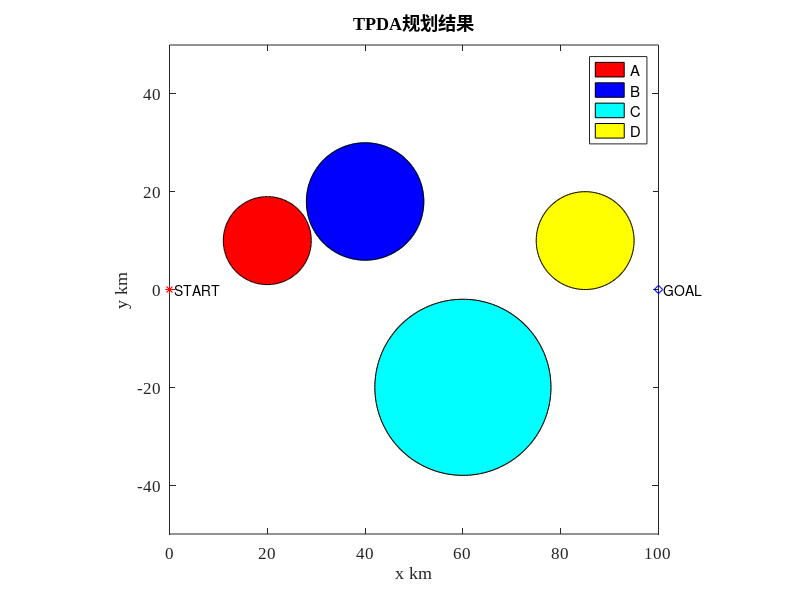

Write the MATLAB code that produced this figure. (Note: this script raises an error after producing the figure.)
A=[20,40,60,85];%横坐标
B=[10,18,-20,10];%纵坐标
R=[9,12,18,10];%威胁半径
% A=[20,40,40,62,85];
% B=[0,-17,20,0,8];
% R=[10,13,15,12,10];
theta=0:pi/100:2*pi;%把0-2pi分成200份
Name=['A','B','C','D'];%给威胁源命名
color=['r','b','c','y'];%给威胁区域上色
for j=1:size(A,2)
    x=A(j)+R(j)*cos(theta);
    y=B(j)+R(j)*sin(theta);
    plot(x,y);
    p(j)=fill(x,y,color(j),'DisplayName',Name(j));
    hold on
end
legend([p(1),p(2),p(3),p(4)])
axis equal           %将横轴纵轴的定标系数设成相同值 ,即单位长度相同
axis([0,100,-50,50]); 
title('\fontname{Times New Roman}TPDA\fontname{宋体}规划结果','FontSize',15)
xlabel('x km','FontSize',15,'FontName','Times New Roman');
ylabel('y km','FontSize',15,'FontName','Times New Roman');
set(gca,'FontSize',12,'FontName','Times New Roman');
%% 绘制起始点和目标点，这里以起始点和目标点为横轴
Start=[0,0];
End=[100,0];
DSE=sqrt((Start(1)-End(1))^2+(Start(2)-End(2))^2);
plot(Start(1),Start(2),'r*','HandleVisibility','off');
plot(End(1),End(2),'bd','HandleVisibility','off');
text(Start(1)+1,Start(2),'START');
text(End(1)+1,End(2),'GOAL');
col=20;
for j=1:col
    X(j)=j*(End(1)-Start(1))/(col+1);
end
g(:,2)=Result_TPDA(3).sol;
g(:,1)=X';
g; %最优航迹
h(1,:)=Start;
h(col+2,:)=End;
h(2:col+1,:)=g;
plot(h(:,1),h(:,2),'rp','HandleVisibility','off');%绘制航迹点
hh=0:0.1:100;
HH=spline(h(:,1),h(:,2),hh);%三次样条插值得曲线
plot(hh,HH,'-','HandleVisibility','off');
figure(2)
S=log10(cg_TPDA(19).cg);
plot(S);